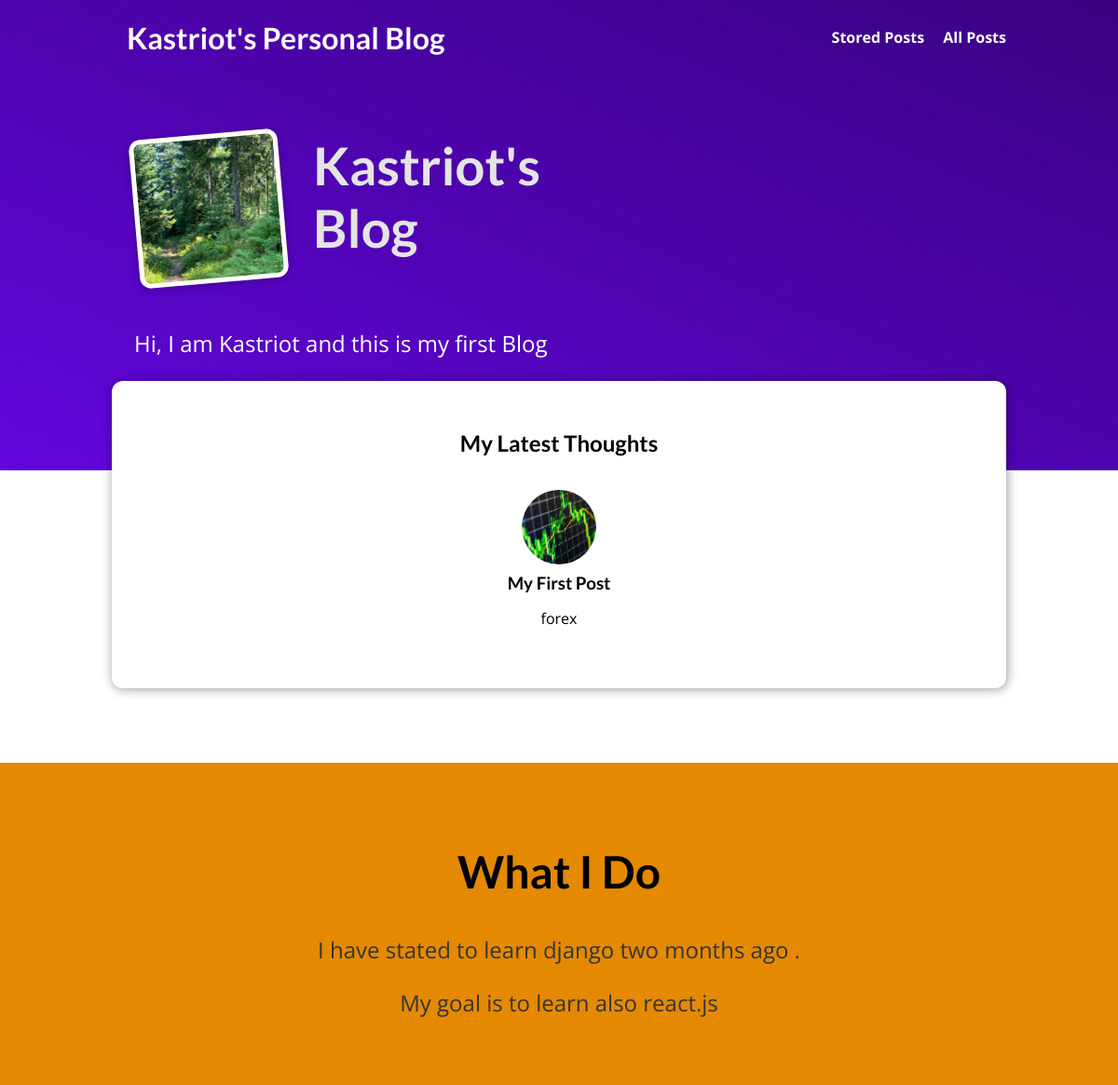
The page / on the database its author committed.
### blog/models.py (models this page shows, shortened)
class Post(models.Model):
    title = models.CharField(max_length=150)
    excerpt = models.CharField(max_length=200)
    image = models.ImageField(upload_to="posts", null=True)
    date = models.DateField(auto_now=True)
    slug = models.SlugField(unique=True, db_index=True)
    content = models.TextField(validators=[MinLengthValidator(10)])
    author = models.ForeignKey(
        Author, on_delete=models.SET_NULL, null=True, related_name="posts")
    tags = models.ManyToManyField(Tag)

### blog/views.py (the view)
# urls.py: path("", views.StartingPageView.as_view(), name="starting-page"),
class StartingPageView(ListView):
    template_name = "blog/index.html"
    model = Post
    ordering = ["-date"]
    context_object_name = "posts"
    def get_queryset(self):
        queryset = super().get_queryset()
        data = queryset[:3]
        return data

### blog/template/blog/index.html (shortened to what this page needs)
{% extends "base.html" %}
{% load static %}
{% block css_files %}
  <link rel="stylesheet" href="{% static "blog/post.css" %}" />
  <link rel="stylesheet" href="{% static "blog/index.css" %}" />
{% endblock %}
{% block content %}
<section id="welcome">
  <header>
    <img src="{% static "blog/images/max.png" %}" alt="Max - The Author Of This Blog" />
    <h2>Kastriot's Blog</h2>
  </header>
  <p>Hi, I am Kastriot and this is my first Blog</p>
</section>
<section id="latest-posts">
  <h2>My Latest Thoughts</h2>
  <ul>
    {% for post in posts %}
      {% include "blog/includes/post.html" %}
    {% endfor %}
  </ul>
</section>
<section id="about">
  <h2>What I Do</h2>
  <p>
    I have stated to learn django two months ago .
  </p>
  <p>
    My goal is to learn also react.js
  </p>
</section>
{% endblock %}

### blog/template/blog/includes/post.html
<li>
  <article class="post">
    <a href="{% url "post-detail-page" post.slug %}">
      <img src="{{ post.image.url }}" alt="{{ post.title }}"
      />
      <div class="post__content">
        <h3>{{ post.title }}</h3>
        <p>
          {{ post.excerpt }}
        </p>
      </div>
    </a>
  </article>
</li>

### static/app.css (style rules this page uses)
* { box-sizing: border-box; }
html { font-family: 'Open Sans', 'Lato', sans-serif; }
body { margin: 0; }
h1, h2, h3 { font-family: 'Lato', sans-serif; font-weight: bold; }

### blog/static/blog/post.css (style rules this page uses)
.post { display: flex; flex-direction: column; align-items: center; text-align: center; }
.post a { text-decoration: none; color: black; transition: all 0.2s ease; padding: 1rem; }
.post img { width: 5rem; height: 5rem; object-fit: cover; border-radius: 50%; }
.post h3 { margin: 0.25rem 0; }

### blog/static/blog/index.css (style rules this page uses)
#welcome { background: linear-gradient(to right top, #6305dd, #390281); padding: 6rem 12%; }
#welcome header { display: flex; align-items: flex-start; margin: 3rem auto; }
#welcome img { width: 10rem; height: 10rem; object-fit: cover; object-position: top; border: 5px solid white; border-radius: 12px; background-color: #ffe1bf; transform: rotateZ(-5deg); box-shadow: 0 2px 8px rgba(0, 0, 0, 0.25); }
#welcome h2 { font-size: 3.5rem; margin: 0 0 0 2rem; color: #e4e4e4; width: 10rem; }
#welcome p { color: white; font-size: 1.5rem; }
#latest-posts { background-color: white; padding: 2rem; border-radius: 12px; width: 60rem; margin: -6rem auto 2rem auto; box-shadow: 1px 1px 12px rgba(0, 0, 0, 0.4); }
#latest-posts h2 { text-align: center; }
#latest-posts ul { list-style: none; margin: 0; padding: 0; display: flex; gap: 1rem; }
#latest-posts li { flex: 1; }
#about { text-align: center; padding: 3rem; background-color: #e48900; margin-top: 5rem; }
#about h2 { font-size: 3rem; }
#about p { font-size: 1.5rem; color: #353535; }

### rows shown on the page
Post: image (picture), title "My First Post", excerpt "forex"
